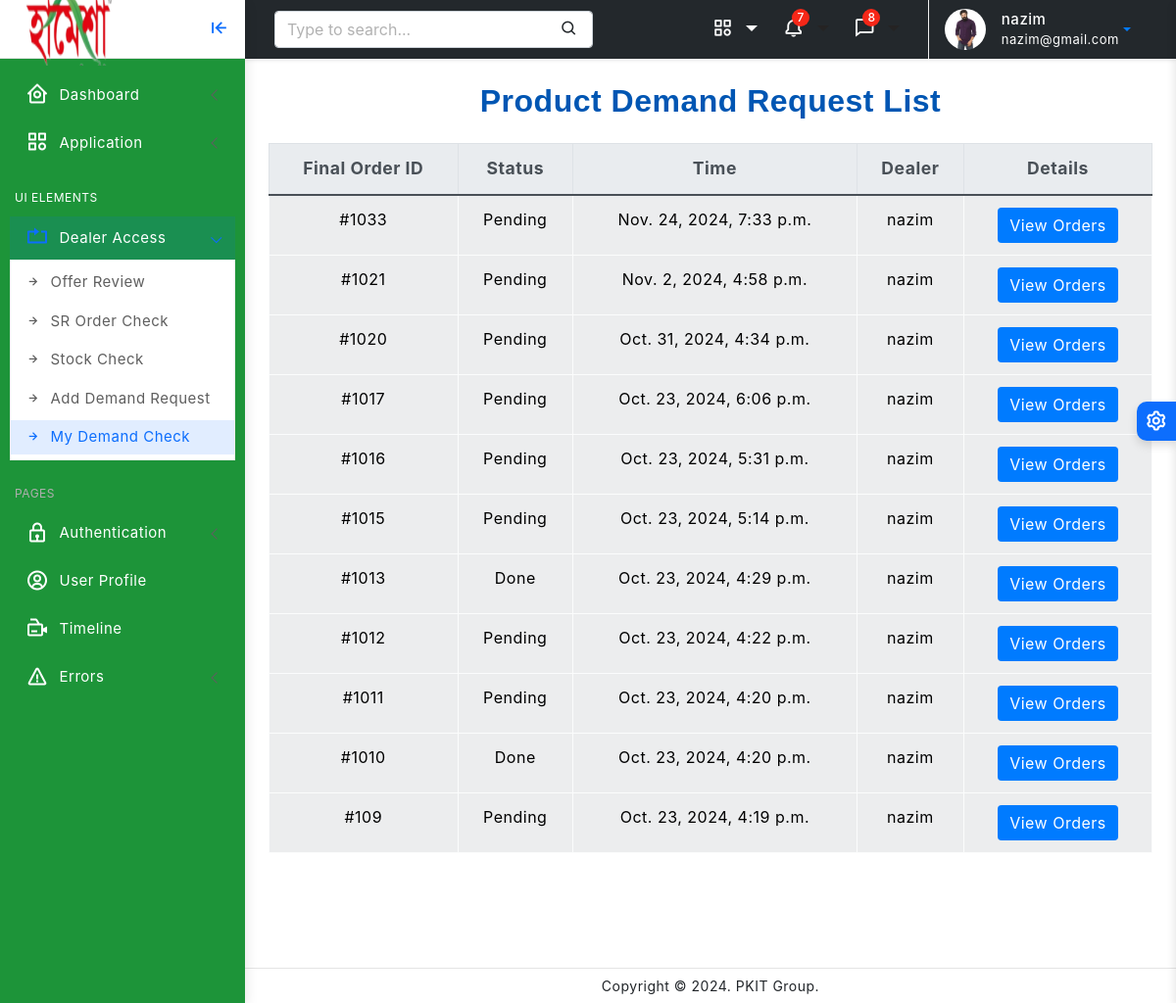
Before: /demand/check/ (signed in) with the older database file.
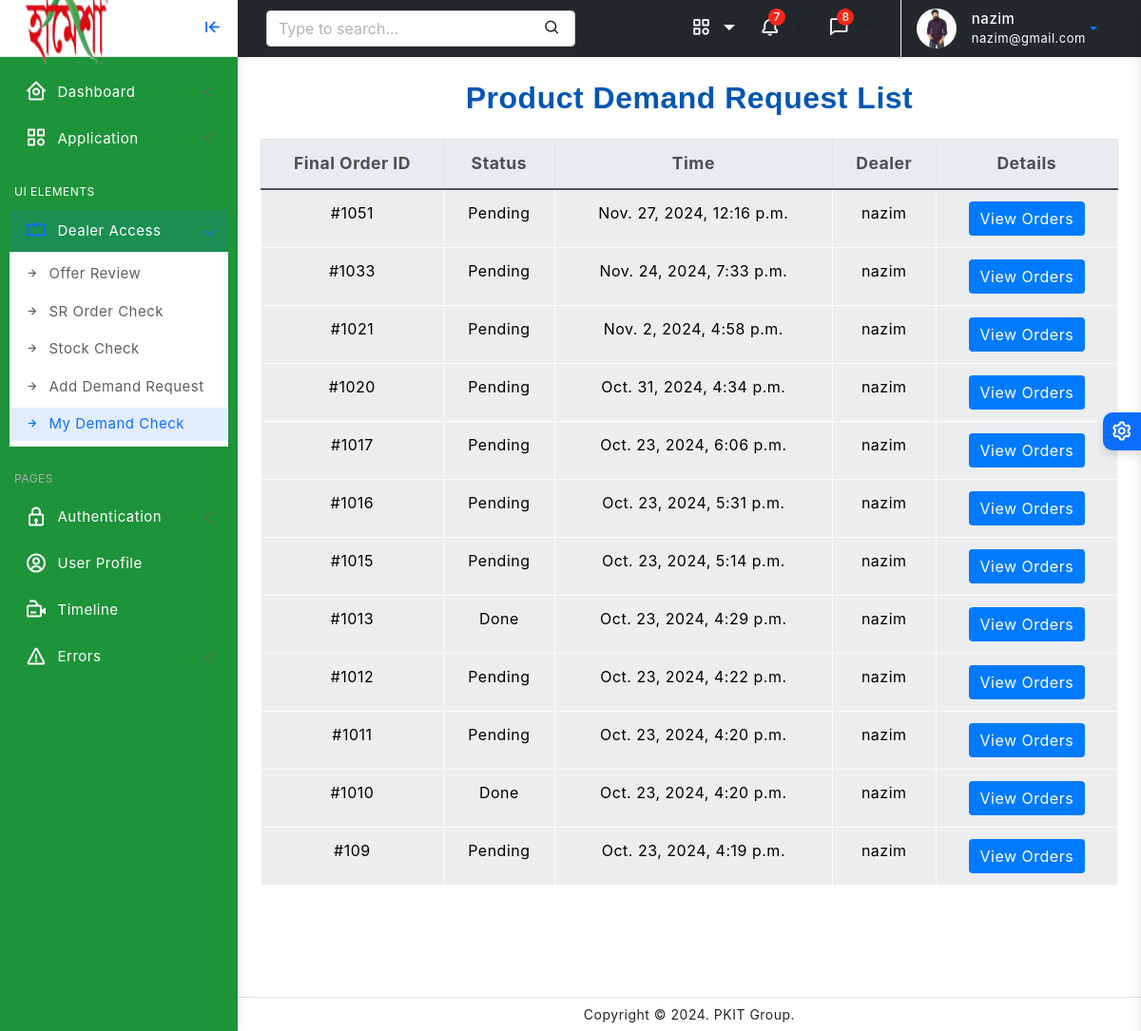
After: the same page with the newer database file.
### dashboard/models.py (models this page shows, shortened)
class DealerOrder(models.Model):
    dealer = models.ForeignKey(User, on_delete=models.CASCADE)
    created_at = models.DateTimeField(auto_now_add=True, verbose_name="Date Created")
    status = models.CharField(max_length=20, choices=DemandStatus, default='Pending')
    products = models.ManyToManyField(DealerProductNeed, verbose_name="Select Orders")

### dashboard/decorators.py (the view)
        def wrapper(request, *args, **kwargs):
            group = None
            if request.user.groups.exists():
                group = request.user.groups.all()[0].name
            if group in allowed_roles:
                return view_func(request, *args, **kwargs)
            else:
                return HttpResponse('You are not authorized to view this page')

### dashboard/models.py (called while the page is built)
    def net_amount(self):
        if self.product is None:
            return 0
        return self.demand_quantity * self.product.product_dp

    def gross_amount(self):
        if self.product is None:
            return 0
        return self.demand_quantity * self.product.product_dp

### templates/dashboard/dealer_demand_check.html (shortened to what this page needs)
{% extends 'partials/base0.html' %}
{% load static %}
{% block content %}
<div class="page-wrapper">
    <div class="page-content">
        <h2 class="text-center mb-4">Product Demand Request List</h2>
        <table class="table table-hover table-striped table-bordered">
            <thead class="thead-light">
                <tr>
                    <th scope="col">Final Order ID</th>
                    <th scope="col">Status</th>
                    <th scope="col">Time</th>
                    <th scope="col">Dealer</th>
                    <th scope="col">Details</th>
                </tr>
            </thead>
            <tbody>
                {% for final_order in final_orders %}
                <tr class="table-light">
                    <td>#10{{ final_order.id }}</td>
                    <td>{{ final_order.status }}</td>
                    <td>{{ final_order.created_at }}</td>
                    <td>{{ final_order.dealer }}</td>
                    <td>
                        <button type="button" class="btn btn-primary" data-toggle="collapse" data-target="#orderDetails-{{ final_order.id }}">
                            View Orders
                        </button>
                    </td>
                </tr>
                {% endfor %}
            </tbody>
        </table>
        <link rel="stylesheet" href="https://stackpath.bootstrapcdn.com/bootstrap/4.3.1/css/bootstrap.min.css">
    </div>
</div>
<br><br><br><br>
{% endblock %}

Changed rows visible on the page:
added DealerOrder: id "51", status "Pending", created_at "Nov. 27, 2024, 12:16 p.m.", dealer "nazim"
